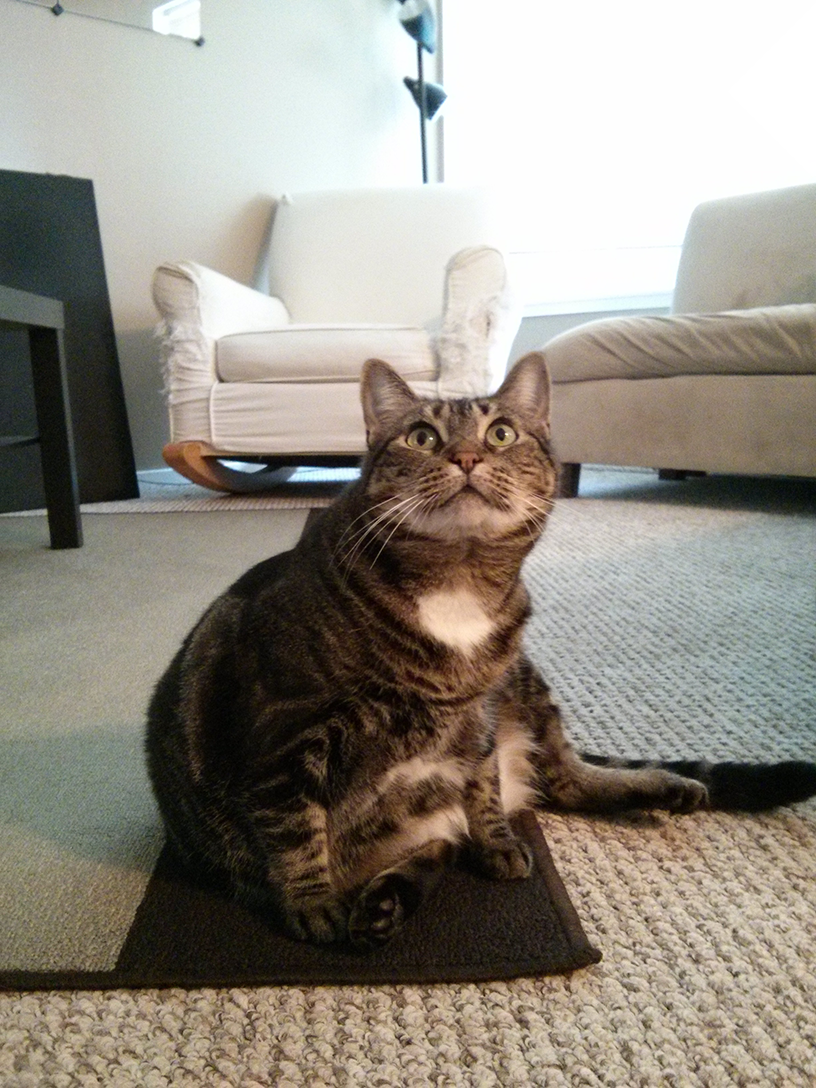
#> input picture chapter19/zophie.png, 816 x 1088 px
$ jupyter execute --allow-errors chapter19.ipynb
#> lines starting #> are read from the running program, lines starting #| are printed output that depends on the picture
[cell 1]
from PIL import ImageColor

[cell 2]
ImageColor.getcolor('red', 'RGBA')

[cell 3]
ImageColor.getcolor('ReD', 'RGBA') # case insensitive

[cell 4]
ImageColor.getcolor('chocolate', 'RGBA') # html color names

[cell 5]
from PIL import Image

[cell 6]
cat_im = Image.open('zophie.png')
#> cat_im is the input picture: PIL image 816x1088 RGB; mean R, G, B 147, 141.1, 131.1

[cell 7]
cat_im.size
#> Out = (816, 1088)

[cell 8]
width, height = cat_im.size
#> width = 816; height = 1088

[cell 9]
width
#> Out = 816

[cell 10]
height
#> Out = 1088

[cell 11]
cat_im.filename
#> Out = 'zophie.png'

[cell 12]
cat_im.format
#> Out = 'PNG'

[cell 13]
cat_im.format_description
#> Out = 'Portable network graphics'

[cell 14]
cat_im.save('zophie.jpg')

[cell 15]
im = Image.new('RGBA', (100, 200), 'purple')
im.save('purple_image.png')

[cell 16]
im = Image.new('RGBA', (20, 20))
#> im: PIL image 20x20 RGBA; every value is 0
im.save('transparent_image.png')

[cell 17]
cropped_im = cat_im.crop((335, 345, 565, 560))
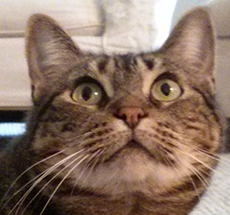
#> cropped_im: PIL image 230x215 RGB; mean R, G, B 139.1, 115.1, 100.7

[cell 18]
cropped_im.save('cropped.png')

[cell 19]
cat_copy_im = cat_im.copy()

[cell 20]
face_im = cat_im.crop((335, 345, 565, 560))
face_im.size
#> Out = (230, 215)

[cell 21]
cat_copy_im.paste(face_im, (0,0))

[cell 22]
cat_copy_im.paste(face_im, (400,500))

[cell 23]
cat_copy_im.save('pasted.png')

[cell 24]
cat_im_width, cat_im_height = cat_im.size
#> cat_im_width = 816; cat_im_height = 1088

[cell 25]
face_im_width, face_im_height = face_im.size
#> face_im_width = 230; face_im_height = 215

[cell 26]
cat_copy_two = cat_im.copy()

[cell 27]
for left in range(0, cat_im_width, face_im_width):
    for top in range(0, cat_im_height, face_im_height):
        print(left, top)
        cat_copy_two.paste(face_im, (left, top))
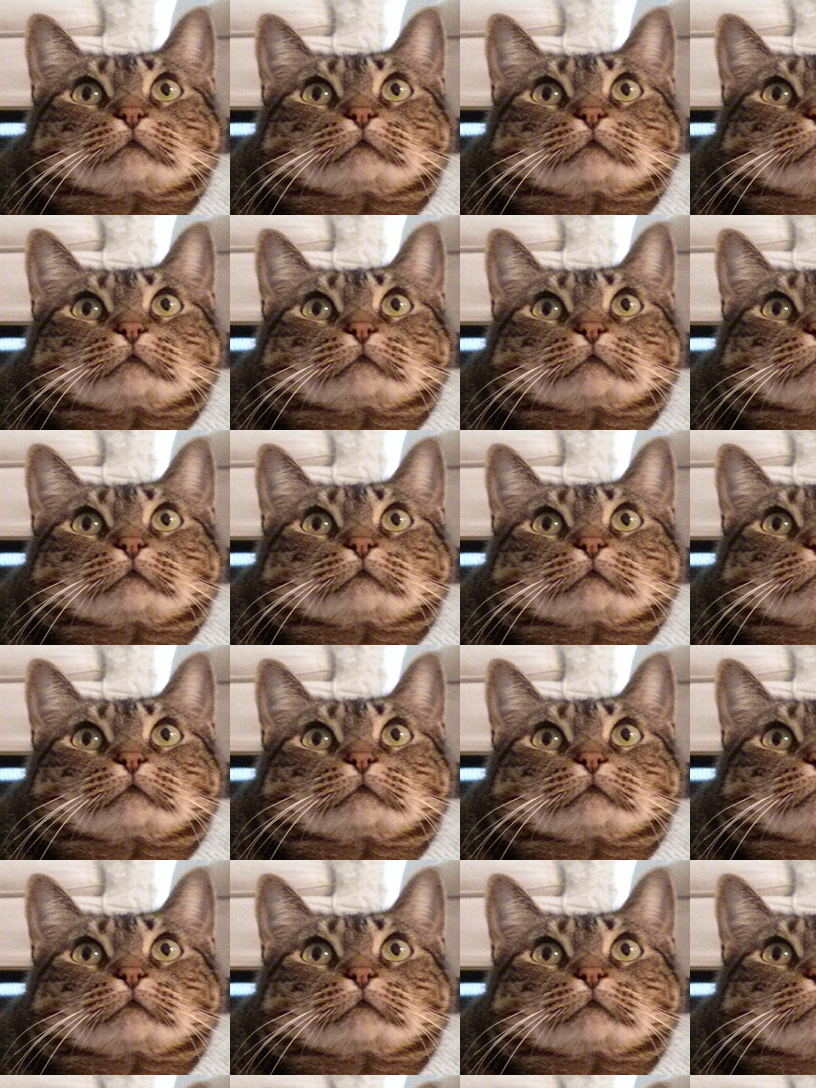
#> cat_copy_two: PIL image 816x1088 RGB; mean R, G, B 137.7, 114.5, 100.6

[cell 28]
cat_copy_two.save('tiled.png')

[cell 29]
width, height = cat_im.size
quarter_sized_im = cat_im.resize((int(width / 2), int(height / 2)))
quarter_sized_im.save('quartersized.png')

[cell 30]
svelte_im = cat_im.resize((width, height + 300))
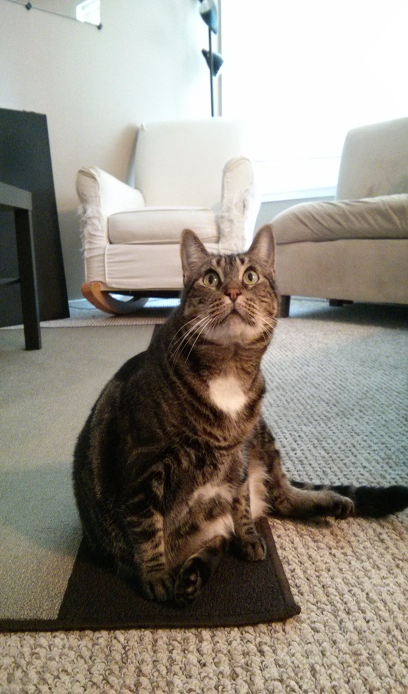
#> svelte_im: PIL image 816x1388 RGB (shown at 1/2 size); mean R, G, B 147, 141.1, 131.1
svelte_im.save('svelte.png') # TIL what svelte means

[cell 31]
cat_im.rotate(90).save('rotated90.png') # in book example, dimensions of new image are changed; here it keeps original?
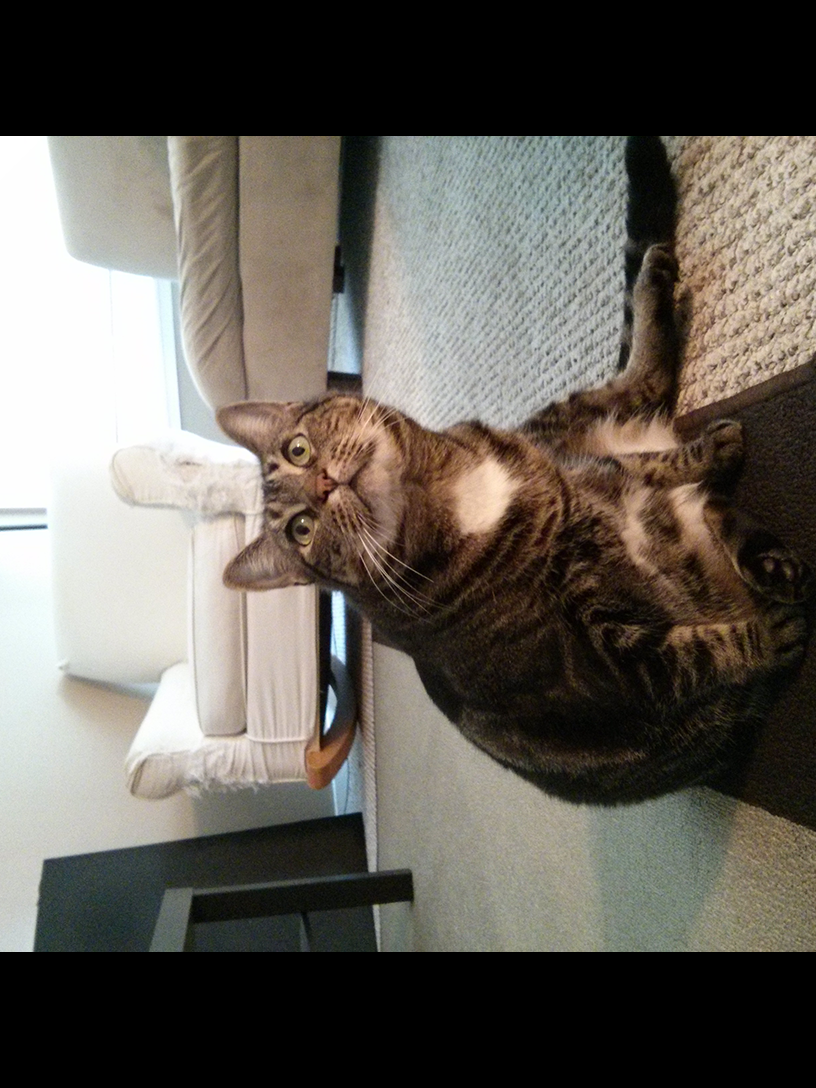
#> saved as rotated90.png: PIL image 816x1088 RGB; mean R, G, B 100.3, 95.7, 88.5

[cell 32]
cat_im.rotate(90, expand=True).save('rotated90new.png') # passing expand=True seems to fix it
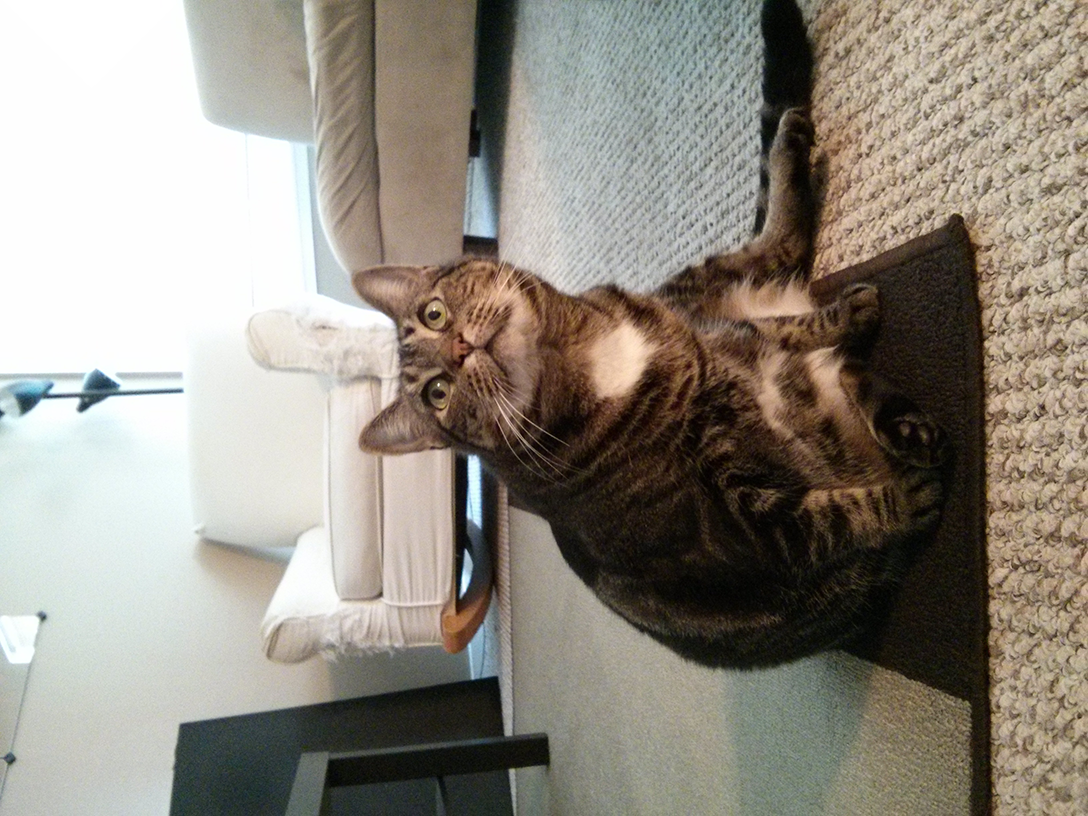
#> saved as rotated90new.png: PIL image 1088x816 RGB; mean R, G, B 147, 141.1, 131.1

[cell 33]
cat_im.rotate(6, expand=True).save('rotated6.png')
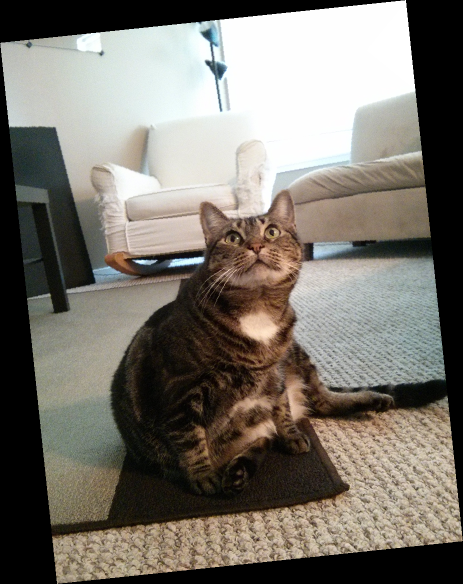
#> saved as rotated6.png: PIL image 926x1168 RGB (shown at 1/2 size); mean R, G, B 120.6, 115.8, 107.6

[cell 34]
cat_im.transpose(Image.FLIP_LEFT_RIGHT).save('horizontal_flip.png')
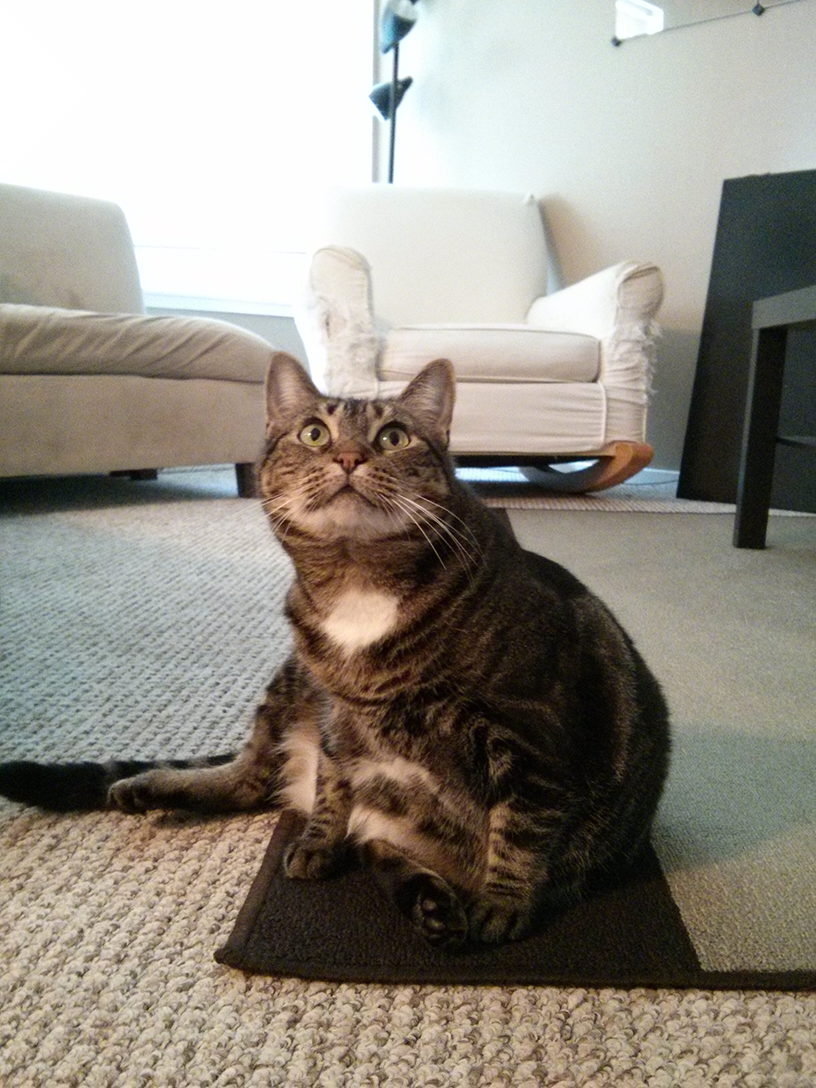
#> saved as horizontal_flip.png: PIL image 816x1088 RGB; mean R, G, B 147, 141.1, 131.1

[cell 35]
im = Image.new('RGBA', (100, 100))
#> im: PIL image 100x100 RGBA; every value is 0
im.getpixel((0,0))
#> Out = (0, 0, 0, 0)

[cell 36]
for x in range(100):
    for y in range(50):
        im.putpixel((x, y), (210, 210, 210))
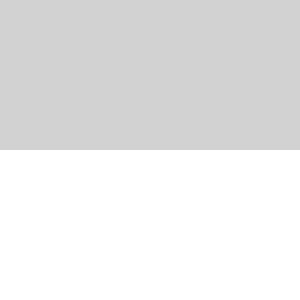
#> im: PIL image 100x100 RGBA (shown 3 times larger); mean R, G, B, A 105, 105, 105, 127.5; transparent parts drawn white

[cell 37]
for x in range(100):
    for y in range(50,100):
        im.putpixel((x, y), ImageColor.getcolor('darkgray', 'RGBA'))
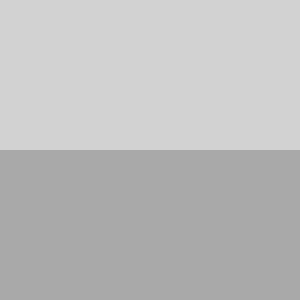
#> im: PIL image 100x100 RGBA (shown 3 times larger); mean R, G, B, A 189.5, 189.5, 189.5, 255

[cell 38]
im.getpixel((0,0))
#> Out = (210, 210, 210, 255)

[cell 39]
im.getpixel((0,50))
#> Out = (169, 169, 169, 255)

[cell 40]
im.save('put_pixel.png')

[cell 41]
from PIL import ImageDraw

[cell 42]
im = Image.new('RGBA', (200, 200), 'white')
#> im: PIL image 200x200 RGBA; every value is 255
draw = ImageDraw.Draw(im)

[cell 43]
draw.line([(0,0), (199, 0), (199, 199), (0, 199), (0, 0)], fill='black')
draw.rectangle((20, 30, 60, 60), fill='blue')
draw.ellipse((120, 30, 160, 60), fill='red')
draw.polygon(((57, 87), (79, 62), (94, 85), (120, 90), (103, 113)), fill='brown')
for i in range(100, 200, 10):
    draw.line([(i, 0), (200, i - 100)], fill='green')
im.save('drawing.png')
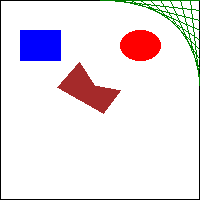
#> saved as drawing.png: PIL image 200x200 RGBA; mean R, G, B, A 235.4, 226.9, 232.9, 255
